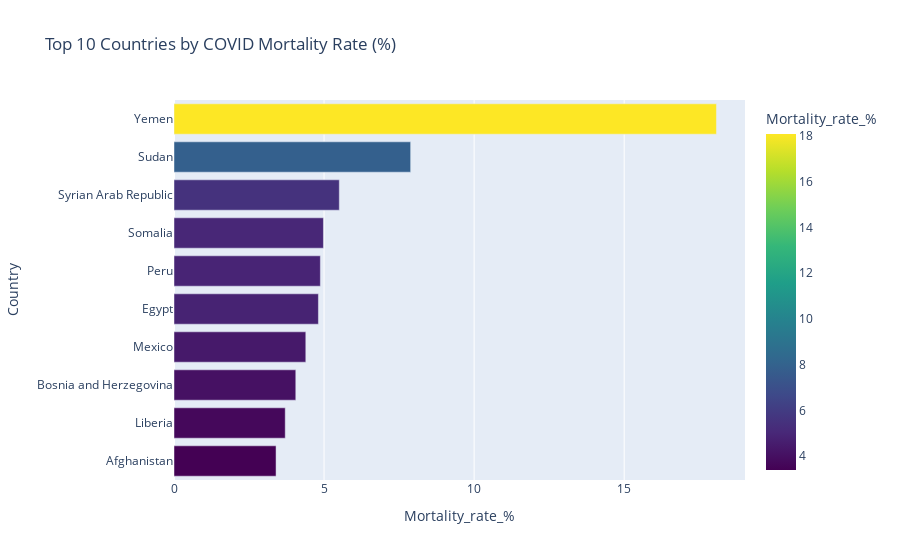

Notebook source saved alongside this figure:
### Markdown cell above
Top 10 Countries by COVID-19 Mortality Rate

### Code cell
latest = df[df['Date_reported'] == df['Date_reported'].max()]

top_mortality = latest.sort_values(by="Mortality_rate_%", ascending=False).head(10)

fig = px.bar(
    top_mortality,
    x="Mortality_rate_%",
    y="Country",
    orientation="h",
    color="Mortality_rate_%",
    color_continuous_scale="Viridis",
    title="Top 10 Countries by COVID Mortality Rate (%)",

)
fig.update_layout(yaxis=dict(autorange="reversed"))
fig.show()

### Figure 1 — Plotly figure (JSON) as saved in the notebook; plotly's stock layout.template omitted (floating-point values rounded to 4 significant figures)
{"data": [{"hovertemplate": "Mortality_rate_%=%{marker.color}<br>Country=%{y}<extra></extra>", "legendgroup": "", "marker": {"color": [18.07, 7.885, 5.508, 4.979, 4.877, 4.812, 4.392, 4.058, 3.707, 3.4], "coloraxis": "coloraxis", "pattern": {"shape": ""}}, "name": "", "orientation": "h", "showlegend": false, "textposition": "auto", "type": "bar", "x": [18.07, 7.885, 5.508, 4.979, 4.877, 4.812, 4.392, 4.058, 3.707, 3.4], "xaxis": "x", "y": ["Yemen", "Sudan", "Syrian Arab Republic", "Somalia", "Peru", "Egypt", "Mexico", "Bosnia and Herzegovina", "Liberia", "Afghanistan"], "yaxis": "y"}], "layout": {"barmode": "relative", "coloraxis": {"colorbar": {"title": {"text": "Mortality_rate_%"}}, "colorscale": [[0, "#440154"], [0.1111, "#482878"], [0.2222, "#3e4989"], [0.3333, "#31688e"], [0.4444, "#26828e"], [0.5556, "#1f9e89"], [0.6667, "#35b779"], [0.7778, "#6ece58"], [0.8889, "#b5de2b"], [1, "#fde725"]]}, "legend": {"tracegroupgap": 0}, "title": {"text": "Top 10 Countries by COVID Mortality Rate (%)"}, "xaxis": {"anchor": "y", "domain": [0, 1], "title": {"text": "Mortality_rate_%"}}, "yaxis": {"anchor": "x", "autorange": "reversed", "domain": [0, 1], "title": {"text": "Country"}}}}
